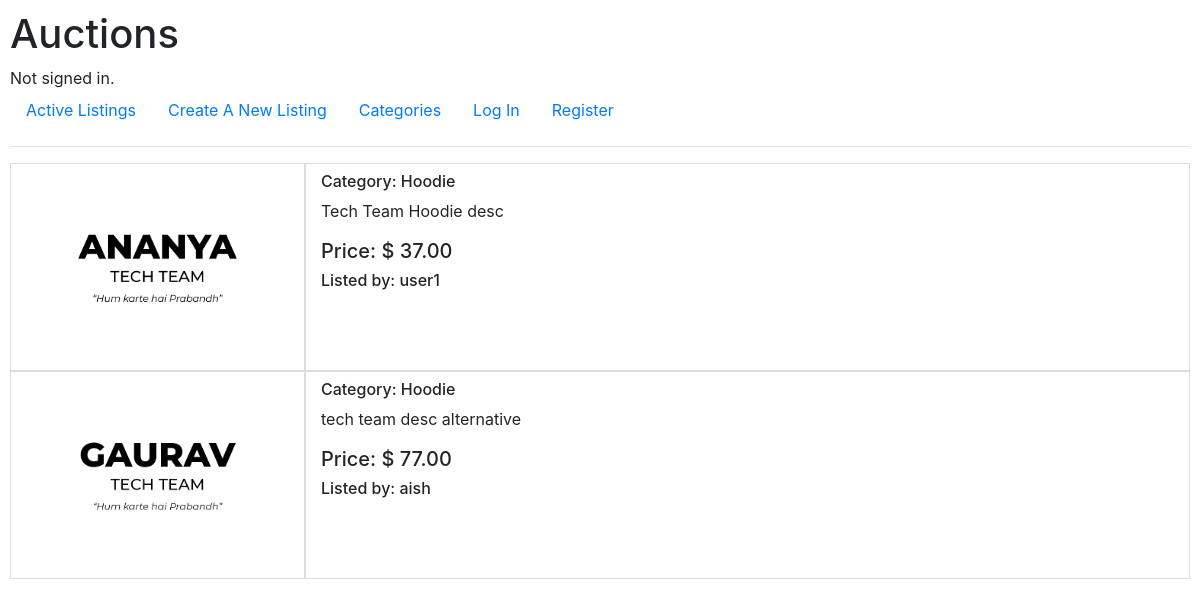
The page /category/3 on the database its author committed.
### auctions/models.py (models this page shows, shortened)
class AuctionListing(models.Model):
    item_name = models.CharField(max_length=64)
    content = models.CharField(max_length=500)
    category = models.ForeignKey(Category, on_delete=models.CASCADE,related_name="itemsByCategory")
    listed_by = models.ForeignKey(User, on_delete=models.CASCADE, related_name="person")
    start_bid = models.DecimalField(max_digits=6, decimal_places=2)
    img = models.ImageField(storage = fs)
    is_active = models.BooleanField(default=True)
    won_by = models.ForeignKey(User, on_delete=models.CASCADE, default=None , blank=True, null=True)

class Category(models.Model):
    def __str__(self):
        return f"{self.cat_name}"
    cat_name = models.CharField(max_length=64)

class User(AbstractUser):
    pass

### auctions/views.py (the view)
# urls.py: path("category/<int:cat_id>",views.idx, name = "cat"),
def idx(request , cat_id):
    cat_obj = Category.objects.get(id = cat_id)
    item_list = cat_obj.itemsByCategory.all()
    return render(request, "auctions/listByCat.html",{
        "item_list" : item_list,
    })

### auctions/templates/auctions/listByCat.html (shortened to what this page needs)
{% extends "auctions/layout.html" %}
{% block body %}
    {% for l in item_list %}
        <div class="container-fluid">
            <div class="row">
            <div class="col-xl-3 col-lg-6 col-md-6" style="border:1px solid #ddd">
                <img src="{{l.img.url}}" alt="" class="img-fluid">
            </div>
            <div class="col-xl-9 col-lg-6 col-md-6" style="border:1px solid #ddd">
                <h6>Category: {{l.category}}</h6>
                <p>{{l.content}}</p>
                <h5>Price: $ {{l.start_bid}}</h5>
                <h6 >Listed by: {{l.listed_by}}</h6>
            </div>
            </div>
        </div>
    {% endfor %}
{% endblock %}

### auctions/static/auctions/styles.css (style rules this page uses)
body { padding: 10px; }

### rows shown on the page
AuctionListing: img (picture), category "Hoodie", content "Tech Team Hoodie desc", start_bid "37.00", listed_by "user1"
AuctionListing: img (picture), category "Hoodie", content "tech team desc alternative", start_bid "77.00", listed_by "aish"
